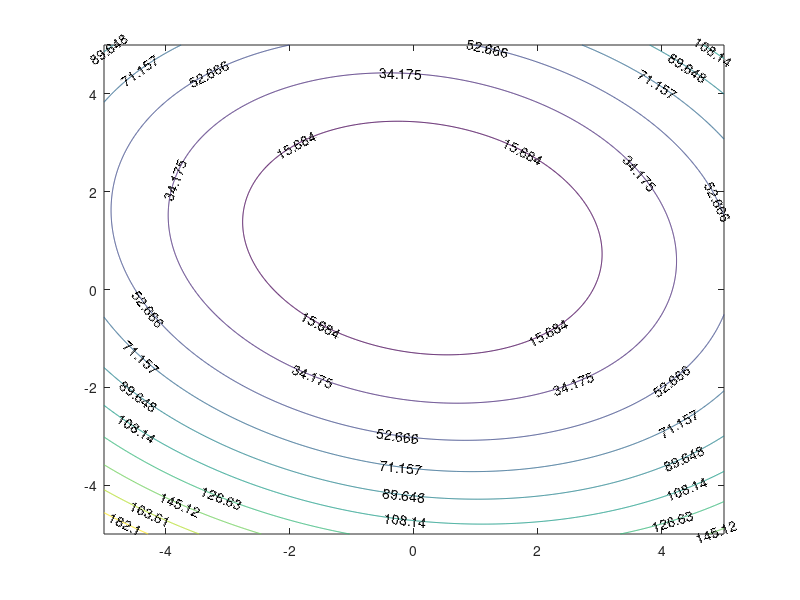

Recreate this plot in MATLAB. (Note: this script raises an error after producing the figure.)
function v = conic_fit
%CONIC_FIT Least-squares conic through measured points.
%   Fits  a x^2 + b xy + c y^2 + d x + e y + 1 = 0  to ten data points,
%   solving the overdetermined system A v = -1 in the least-squares sense.
%   Plots the data's contour map and the fitted conic. Returns v = [a b c d e]'.
%   Example:  v = conic_fit;

X = [1.03 0.95 0.87 0.77 0.67 0.56 0.43 0.30 0.16 0.01];
Y = [0.39 0.32 0.27 0.22 0.18 0.15 0.13 0.12 0.13 0.15];

A = [X.^2; X.*Y; Y.^2; X; Y]';
rhs = -ones(numel(X), 1);
v = A \ rhs;                                 % least squares (QR), better than normal equations

[a, b, c, d, e] = deal(v(1), v(2), v(3), v(4), v(5));
f = @(x, y) a*x.^2 + b*x.*y + c*y.^2 + d*x + e*y + 1;

figure
[gx, gy] = meshgrid(-5:0.01:5, -5:0.01:5);
contour(gx, gy, f(gx, gy), 'ShowText', 'on');
hold on
fimplicit(f, 'r', 'LineWidth', 3);
plot(X, Y, 'ko', 'MarkerFaceColor', 'k');
hold off
axis equal; xlabel('x'); ylabel('y');
title('Least-squares conic fit');
end
